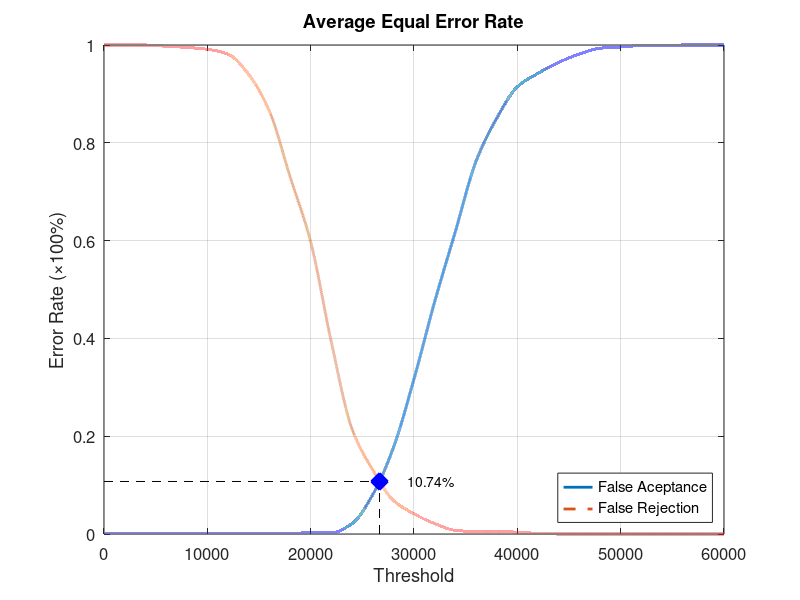
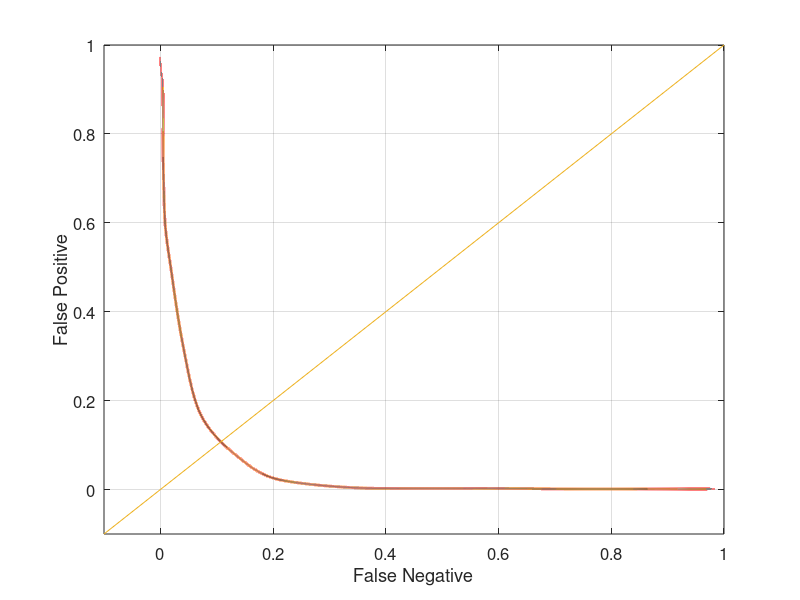

These figures' MATLAB source, in order:
function yEER = Experiment1Average
close all;
clear;
clc;
x = 0:2000:60000;
xq = 0:0.5:60000;

y0 = [0 0.00131579 0.00131579 0.00131579 0.00131579 0.00131579 0.00131579 0.00131579 0.00131579 0.00131579 0.00263158 0.00263158 0.0210526 0.0802632 0.176316 0.317105 0.475 0.618421 0.761842 0.85 0.914474 0.942105 0.964474 0.981579 0.993421 0.996053 0.998684 0.998684 1 1 1];
yy0 = interp1(x, y0, xq, 'pchip');
y1 = [1 1 1 0.9975 0.995 0.99125 0.98125 0.94 0.865 0.73125 0.5975 0.3925 0.215 0.13125 0.06875 0.04125 0.02125 0.0075 0.005 0.005 0.00375 0.00125 0 0 0 0 0 0 0 0 0];
yy1 = interp1(x, y1, xq, 'pchip');

% Calculating EER: 
y2 = abs(y0 - y1);
find(y2 == min(y2))
yy2 = abs(yy0 - yy1);
xEER = find(yy2 == min(yy2));
xEERIndex = xq(xEER) % X-axis EER
yEER = yy0(xEER) % Y-axis EER

main = figure
plot(xq, yy0,'-','LineWidth', 2);	hold on
plot(xq, yy1,'--','LineWidth', 2);	hold on
plot([xEERIndex xEERIndex], [0 yEER], 'k--');	hold on
plot([0 xEERIndex], [yEER yEER], 'k--');	hold on
plot(xEERIndex, yEER, 'bx', 'LineWidth', 10);	hold on
text(xEERIndex + 10 * xEERIndex / 100, yEER, [num2str(round((10000 * yEER)) / 100) '%'])
legend('False Aceptance', 'False Rejection', 'Location', 'SouthEast')
xlabel('Threshold')
ylabel('Error Rate (\times100%)')
title('Average Equal Error Rate')
set(gca, 'FontSize', 12)
axis([0 60000 0 1])
grid on

print(main, 'Experiment1AverageMain', '-dpng');
FNRxFPR = figure('Color', [1 1 1]);
plot(yy1, yy0, '-', yy1, yy0, 'LineWidth', 2);
hold on
y = -0.1:0.1:1
plot(y, y); 
set(gca, 'FontSize', 12)
xlabel('False Negative')
ylabel('False Positive')
axis([-0.1 1 -0.1 1])
set(gca, 'FontSize', 12)
grid on

print(FNRxFPR, 'Experiment1AverageFNRxFPR','-dpng');
end
